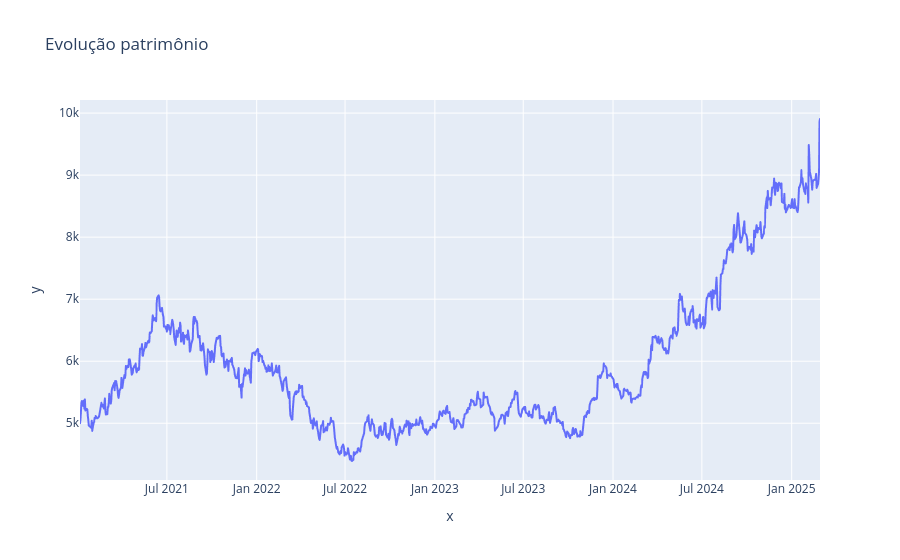

Notebook cell for this chart:
### Code cell
figura = px.line(x=datas, y=df['Soma_Total'], title='Evolução patrimônio')
figura.show()

### Figure 1 — Plotly figure (JSON) as saved in the notebook; plotly's stock layout.template omitted (floating-point values rounded to 4 significant figures; data arrays with more than 128 entries replaced by an {"elided": "..."} marker saying what was removed)
{"data": [{"hovertemplate": "x=%{x}<br>y=%{y}<extra></extra>", "legendgroup": "", "line": {"color": "#636efa", "dash": "solid"}, "marker": {"symbol": "circle"}, "mode": "lines", "name": "", "showlegend": false, "type": "scattergl", "x": {"elided": "1037 str values"}, "xaxis": "x", "y": {"elided": "1037 float values"}, "yaxis": "y"}], "layout": {"legend": {"tracegroupgap": 0}, "title": {"text": "Evolução patrimônio"}, "xaxis": {"anchor": "y", "domain": [0, 1], "title": {"text": "x"}}, "yaxis": {"anchor": "x", "domain": [0, 1], "title": {"text": "y"}}}}
